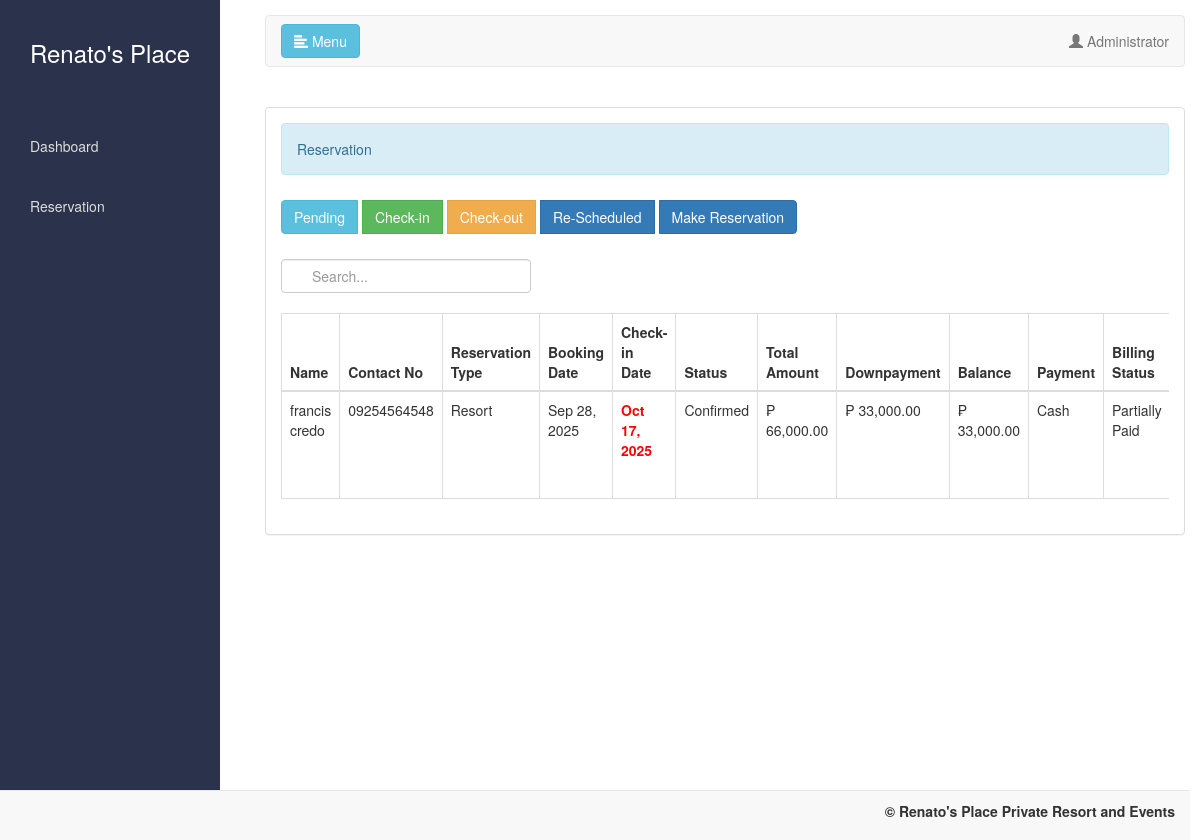
Screenshot of /admin/reserve.php?view=checkin&reschedule=invalid (signed in) with the database file from the repository.
### tables this page shows
CREATE TABLE `billing` (
  `billing_id` int(11) NOT NULL,
  `reservation_id` int(11) NOT NULL,
  `total_amount` decimal(10,2) NOT NULL,
  `down_payment` decimal(10,2) NOT NULL,
  `balance` decimal(10,2) NOT NULL,
  `payment_method` enum('Cash','GCash','BDO') NOT NULL DEFAULT 'Cash',
  `status` varchar(255) NOT NULL DEFAULT 'Pending',
  `created_at` timestamp NOT NULL DEFAULT current_timestamp()
);

CREATE TABLE `reservations` (
  `id` int(11) NOT NULL,
  `reservation_type` varchar(255) NOT NULL,
  `full_name` varchar(255) NOT NULL,
  `email` varchar(255) NOT NULL,
  `phone` varchar(20) NOT NULL,
  `full_address` varchar(255) NOT NULL,
  `checkin_date` date NOT NULL,
  `checkin_time` time DEFAULT NULL,
  `duration_hours` int(11) DEFAULT NULL,
  `duration_minutes` int(11) DEFAULT NULL,
  `guests` int(11) NOT NULL,
  `room_number` varchar(255) DEFAULT NULL,
  `resort_package` varchar(255) DEFAULT NULL,
  `duration` varchar(255) DEFAULT NULL,
  `resort_room` varchar(255) DEFAULT NULL,
  `events_package` varchar(255) DEFAULT NULL,
  `events_venue` varchar(255) DEFAULT NULL,
  `event_type` varchar(255) DEFAULT NULL,
  `affiliate_caterer` varchar(255) DEFAULT NULL,
  `additional_fee` varchar(255) DEFAULT NULL,
  `special_requests` text DEFAULT NULL,
  `status` varchar(255) NOT NULL DEFAULT 'pending',
  `notes` text DEFAULT NULL,
  `total_amount` decimal(10,2) DEFAULT 0.00,
  `proof_of_payment` varchar(255) DEFAULT NULL,
  `payment_method` varchar(255) DEFAULT NULL,
  `proof_of_payment_path` varchar(255) DEFAULT NULL,
  `created_at` timestamp NOT NULL DEFAULT current_timestamp(),
  `original_checkin_date` date DEFAULT NULL
);

### includes/name.php (called while the page is built, shortened)
<?php
	require '../includes/connect.php';
	$query = $conn->query("SELECT * FROM `admin` WHERE `admin_id` = '$_SESSION[admin_id]'");
	$fetch = $query->fetch_array();
	if ($fetch) {
		$name = $fetch['name'];
	} else {
		$name = 'Doms';
		$_SESSION['role'] = 'Super Admin';
	}
?>

### admin/checkin_reservations.php (the view, shortened to what this page needs)
<div class="table-responsive">
<table id="table" class="table table-bordered">
	<thead>
		<tr>
			<th>Name</th>
			<th>Contact No</th>
			<th>Reservation Type</th>
			<th>Booking Date</th>
			<th>Check-in Date</th>
			<th>Status</th>
			<th>Total Amount</th>
			<th>Downpayment</th>
			<th>Balance</th>
			<th>Payment</th>
			<th>Billing Status</th>
		</tr>
	</thead>
	<tbody>
		<?php
			require '../includes/connect.php';
			$query = $conn->query("SELECT r.*,
										 b.total_amount,
										 b.down_payment,
										 b.balance,
										 b.payment_method,
										 b.status AS billing_status
								   FROM `reservations` r
								   LEFT JOIN `billing` b ON r.id = b.reservation_id
								   WHERE r.status = 'confirmed'
								   ORDER BY `created_at` DESC");
			while($fetch = $query->fetch_array()){
		?>
		<tr>
			<td><?php echo $fetch['full_name']?></td>
			<td><?php echo $fetch['phone']?></td>
			<td><?php echo $fetch['reservation_type']?></td>
			            <td><?php echo date("M d, Y", strtotime($fetch['created_at']))?></td>
						<td>
							<strong>
							<?php
								if($fetch['checkin_date'] <= date("Y-m-d", strtotime("+8 HOURS"))){
									echo "<label style='color:#ff0000;'>".date("M d, Y", strtotime($fetch['checkin_date']))."</label>";
								}else{
									echo "<label style='color:#00ff00;'>".date("M d, Y", strtotime($fetch['checkin_date']))."</label>";
								}
							?>
							</strong>
						</td>
			<td>
				<?php
					echo ($fetch['status'] == 'confirmed') ? 'Confirmed' : ucfirst($fetch['status']);
				?>
			</td>
			<td><?php echo $fetch['total_amount'] ? '₱ ' . number_format($fetch['total_amount'], 2) : '' ?></td>
			<td><?php echo $fetch['down_payment'] ? '₱ ' . number_format($fetch['down_payment'], 2) : '' ?></td>
			<td><?php echo $fetch['balance'] ? '₱ ' . number_format($fetch['balance'], 2) : '' ?></td>
			<td><?php echo $fetch['payment_method'] ? $fetch['payment_method'] : 'N/A'; ?></td>
			<td>
				<?php
					if (is_null($fetch['balance'])) {
						echo "Pending";
					} elseif ($fetch['balance'] == 0) {
						echo "Paid";
					} elseif ($fetch['balance'] > 0) {
						echo "Partially Paid";
					}
				?>
			</td>
		</tr>
	 <?php } ?>
	</tbody>
</table>
</div>

### admin/reserve.php (shortened to what this page needs)
<!DOCTYPE html>
<?php
	require '../includes/name.php';
?>
<html lang="en">
<head>
	<link rel="stylesheet" type="text/css" href="../assets/css/admin/bootstrap.css " />
	<link rel="stylesheet" type="text/css" href="../assets/css/admin/panel.css" />
	<link rel="stylesheet" type="text/css" href="../assets/css/admin/style.css" />
	<link rel="stylesheet" href="https://cdnjs.cloudflare.com/ajax/libs/toastr.js/latest/toastr.min.css">
	<link rel="stylesheet" href="https://maxcdn.bootstrapcdn.com/bootstrap/3.4.1/css/bootstrap.min.css">
</head>
<body>
	<nav id="sidebar">
		<div class="sidebar-header"><h3>Renato's Place</h3></div>
		<ul class="list-unstyled components">
			<li><a href="home.php">Dashboard</a></li>
			<li><a href="reserve.php">Reservation</a></li>
		</ul>
	</nav>
	<div id="content">
		<nav class="navbar navbar-default">
			<div class="container-fluid">
				<div class="navbar-header">
					<button type="button" id="sidebarCollapse" class="btn btn-info navbar-btn">
						<i class="glyphicon glyphicon-align-left"></i> Menu
					</button>
				</div>
				<ul class="nav navbar-nav navbar-right">
					<li class="dropdown">
						<a class="dropdown-toggle" data-toggle="dropdown" role="button" aria-haspopup="true" aria-expanded="false">
							<i class="glyphicon glyphicon-user"></i> <?php echo $name; ?>
						</a>
					</li>
				</ul>
			</div>
		</nav>
		<br />
		<div class="panel panel-default">
			<div class="panel-body">
				<div class="alert alert-info">Reservation</div>
			     <div class="btn-group">
			     	<a href="reserve.php?view=pending" class="btn btn-info">Pending</a>
			     	<a href="reserve.php?view=checkin" class="btn btn-success">Check-in</a>
			     	<a href="reserve.php?view=checkout" class="btn btn-warning">Check-out</a>
			     	<a href="reserve.php?view=rescheduled" class="btn btn-primary">Re-Scheduled</a>
			     	<a href="reserve.php?view=manual_reserve" class="btn btn-primary">Make Reservation</a>
			     </div>
			     <br /><br />
			     <?php
			     	$view = isset($_GET['view']) ? $_GET['view'] : 'pending';
                    if (in_array($view, ['checkin', 'checkout', 'rescheduled'])): ?>
                        <div class="mb-3" style="width: 250px; position: relative;">
                            <input type="text" id="searchInput" class="form-control form-control-sm" placeholder="Search..." style="padding-left: 30px;">
                        </div>
                    <?php endif; ?>
					<br>
			     <?php
			     	switch($view){
			     		case 'checkin':
			     			include 'checkin_reservations.php';
			     			break;
			     	}
			     ?>
			</div>
		</div>
	</div>
	<br /><br />
	<div style="text-align:right; margin-right:10px;" class="navbar navbar-default navbar-fixed-bottom">
		<label>&copy; Renato's Place Private Resort and Events </label>
	</div>
</body>
</html>

### assets/css/admin/panel.css (style rules this page uses)
.panel { margin-bottom: 15px; border-radius: 10px; box-shadow: 0 2px 6px rgba(0,0,0,0.1); }
.panel .panel-body { padding: 15px; }
.panel-body .btn { font-size: 14px; padding: 6px 12px; }
#sidebar { min-width: 220px; max-width: 220px; background:#2a334b; color: #fff; transition: all 0.3s; height: 100vh; position: fixed; top: 0; left: 0; z-index: 999; }
#sidebar .sidebar-header { padding: 20px; background: #2a334b; text-align: center; font-size: 18px; font-weight: bold; }
#sidebar ul.components { padding: 20px 0; list-style: none; margin: 0; }
#sidebar ul li { padding: 10px; font-size: 14px; }
#sidebar ul li a { color: #ddd; display: block; text-decoration: none; padding: 10px 20px; transition: 0.3s; }
#content { width: 100%; padding: 20px; min-height: 100vh; transition: all 0.3s; margin-left: 220px; }

### assets/css/admin/style.css (style rules this page uses)
#sidebar { width: 250px; position: fixed; height: 100%; transition: all 0.3s; }
#content { width: calc(100% - 250px); margin-left: 250px; transition: all 0.3s; }
.table-responsive { transition: all 0.3s; }

### admin/reserve.php (style rules this page uses)
#sidebar { width: 250px; height: 100%; position: fixed; left: 0; top: 0; background: #2a334b; transition: all 0.3s ease; overflow-x: hidden; z-index: 1000; }
#content { margin-left: 250px; width: calc(100% - 250px); transition: all 0.3s ease; padding: 15px; }
.sidebar-header { padding: 20px; color: #fff; background: #1f2738; }
.panel-body .btn { margin: 5px 5px 5px 0; }
.navbar-fixed-bottom { padding: 10px 15px; background: #f8f8f8; }
html, body { height: 100%; overflow-x: hidden; }

### rows the page displays
billing: reservation.full_name "francis credo", reservation.phone "09254564548", reservation.reservation_type "Resort", reservation.created_at "Sep 28, 2025", reservation.checkin_date "Oct 17, 2025", total_amount "66,000.00", down_payment "33,000.00", balance "33,000.00", payment_method "Cash", shows "Partially Paid"

### other values shown
$name "Administrator"
